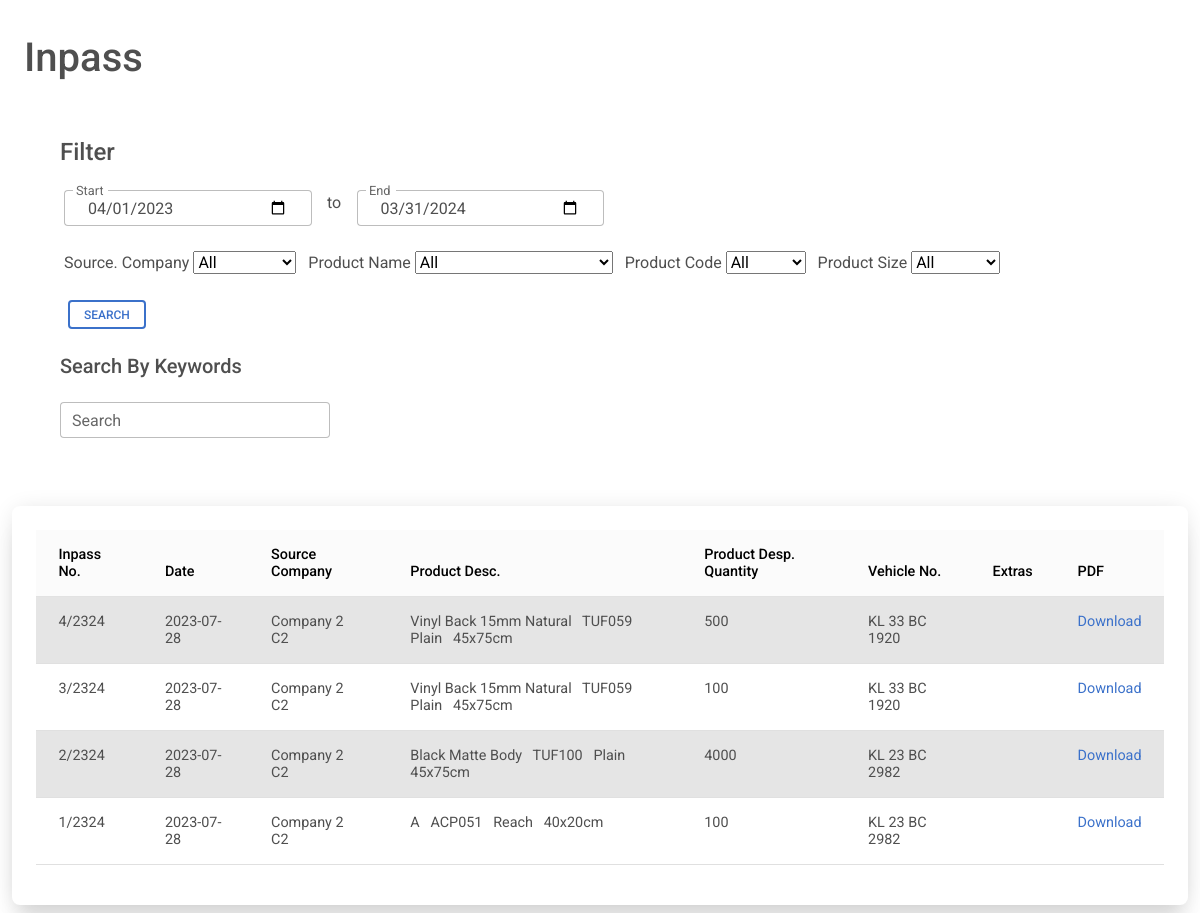
The app's page /inpassshowall.php (signed in) with its own data.
### tables this page shows
CREATE TABLE IF NOT EXISTS `inpass` (
  `no` int NOT NULL,
  `no_year` varchar(15) NOT NULL,
  `date` date NOT NULL,
  `source` varchar(125) NOT NULL,
  `woc` varchar(125) NOT NULL,
  `op` varchar(25) NOT NULL,
  `vehicleno` varchar(50) NOT NULL,
  `extras` varchar(125) NOT NULL,
  `type` varchar(10) NOT NULL DEFAULT 'inpass',
  `timestamp` timestamp NOT NULL DEFAULT CURRENT_TIMESTAMP,
  `user_id` varchar(50) NOT NULL
);

CREATE TABLE IF NOT EXISTS `inpass_products` (
  `inpass_no` int NOT NULL,
  `no_year` varchar(15) NOT NULL,
  `date_of_entry` date NOT NULL,
  `product_name` varchar(50) NOT NULL,
  `product_code` varchar(25) NOT NULL,
  `product_design` varchar(50) NOT NULL,
  `product_size` varchar(25) NOT NULL,
  `product_qty` int NOT NULL,
  `user_id` varchar(50) NOT NULL
);

### checkuserlogin.php (called while the page is built, shortened)
<?php
include 'conn.php';
$user_check = $_SESSION['username'];
$ses_sql = mysqli_query($conn, "select user_id from profile where user_id='$user_check'");
$row = mysqli_fetch_array($ses_sql, MYSQLI_ASSOC);
$loggedin_session = $row['user_id'];
?>

### inpassshowall.php (the view, shortened to what this page needs)
<?php
include 'conn.php';
include 'checkuserlogin.php';
?>
<?php
$start = date('Y') . '-04' . '-01';
$end = (date('Y')+1) . '-03' . '-31' ;
$sql = "select * from inpass,inpass_products where inpass.no = inpass_products.inpass_no AND inpass.user_id = '".(string)$loggedin_session."' AND inpass_products.user_id = '".(string)$loggedin_session."'";
$sql .= "  AND date BETWEEN '$start' AND '$end' ORDER BY timestamp DESC";
$retval = mysqli_query($conn, $sql);
?>
<html>
<link rel="stylesheet" href="https://cdnjs.cloudflare.com/ajax/libs/font-awesome/6.0.0/css/all.min.css" />
<link rel="stylesheet" href="css/mdb.min.css" />
<body>
    <main> <br>
        <h1 class="mt-2 ms-4">Inpass</h1>
        <div class="container-fluid">
            <div class='row justify-content'>
                <div class="col">
                    <form name="filter" class="bg-white rounded-5 shadow-0-strong p-5" method="post">
                        <h4 class='mb-4'>Filter</h4>
                        <div class="row ms-1 justify-content w-50">
                            <div class="form-outline col">
                                <input type="date" class="form-control" value="<?php echo $start;?>" id='start' required
                                    name="start">
                                <label for="start" class="form-label">Start</label>
                            </div>
                            <div class="col col-sm-1">
                                <center>to</center>
                            </div>
                            <div class="form-outline col">
                                <input name="end" class="form-control" value="<?php echo $end;?>" id='end' required type="date">
                                <label for="end" class='form-label'>End</label>
                            </div>
                        </div>
                        <div class="col mt-4 mb-4 ms-1">
                            <label>Source. Company</label>
                            <select name='company'>
                                <option selected>All</option>
                            </select>
                            <label>Product Name</label>
                            <select name='product_name'>
                                <option selected>All</option>
                            </select> &nbsp;
                            <label>Product Code</label>
                            <select name='product_code'>
                                <option selected>All</option>
                            </select> &nbsp;
                            <label>Product Size</label>
                            <select name='product_size'>
                                <option selected>All</option>
                            </select>
                        </div> &nbsp;
                        <input type="submit" class=" btn btn-outline-primary btn-sm" data-mdb-ripple-color="dark"
                            name="filter" value="Search">
                        <br> <br>
                        <h5 class='mb-4'>Search By Keywords</h5>
                        <div class='col justify-content w-25'>
                            <div class="input-group">
                                <div class="form-outline">
                                    <input type="text" id='search' class="form-control" name="search"
                                        placeholder="eg. ABC001">
                                    <label class="form-label" for="search">Search</label>
                                </div>
                            </div>
                        </div>
                    </form>
                </div>
            </div>
            <div class="container-fluid mt-1 mb-2 p-2 bg-white rounded-5 shadow-5-strong p-4">
                <table class="table">
                    <thead class="table-light sticky-top">
                        <th>
                            Inpass No.
                        </th>
                        <th>
                            Date
                        </th>
                        <th>
                            Source Company
                        </th>
                        <th>
                            Product Desc.
                        </th>
                        <th>
                            Product Desp. Quantity
                        </th>
                        <th>
                            Vehicle No.
                        </th>
                        <th>
                            Extras
                        </th>
                        <th>
                            PDF
                        </th>
                    </thead>
                    <tbody id="tablebody">
                        <?php
                        $cur_no = -1;
                        $table_active = '';
                        while ($row = $retval->fetch_assoc()) {
                            if ($cur_no == $row['no']) {
                            } else {
                                if ($table_active == 'table-active') {
                                    $table_active = '';
                                } else {
                                    $table_active = 'table-active';
                                }
                            }
                            $time=strtotime($row['date']);
                            $inpass_short_date = '';
                            if(date('n',$time) > 4) {
                                $temp_date = date('y',$time);
                                $inpass_short_date =  $temp_date . ($temp_date + 1) ;
                            }
                            else {
                                $temp_date = date('y',$time);
                                $inpass_short_date =  ($temp_date-1) . $temp_date ;
                            }
                            if (!empty($row)) {
                                echo "
                    <tr class='$table_active'>
                    <td>
                    {$row['no']}/". $inpass_short_date ."
                    </td>
                    <td>
                    {$row['date']}
                    </td>
                    <td>
                    {$row['source']}
                    &nbsp;
                    {$row['woc']}
                    </td>
                    <td>
                    ".ucwords($row['product_name'])."
                    &nbsp;
                    {$row['product_code']}
                    &nbsp;
                    ".ucwords($row['product_design'])."
                    &nbsp;
                    {$row['product_size']}
                    </td>
                    <td>
                    {$row['product_qty']}
                    </td>
                    <td>
                    {$row['vehicleno']}
                    </td>
                    <td>
                    {$row['extras']}
                    </td>
                    <td>
                    <a href='createpdfpass.php?no={$row['no']}&io=inpass' target='_blank' >Download</a>
                    </td>
                    </tr>
                    ";
                                $cur_no = $row['no'];
                            }
                        }
                        ?>
                    </tbody>
                </table>
            </div>
        </div>
    </main>
</body>
</html>

### records on screen
inpass: no "4", date "2324", date "2023-07-28", source "Company 2", woc "C2", inpass_products.product_name "Vinyl Back 15mm Natural", inpass_products.product_code "TUF059", inpass_products.product_design "Plain", inpass_products.product_size "45x75cm", inpass_products.product_qty "500", vehicleno "KL 33 BC 1920"
inpass: no "3", date "2324", date "2023-07-28", source "Company 2", woc "C2", inpass_products.product_name "Vinyl Back 15mm Natural", inpass_products.product_code "TUF059", inpass_products.product_design "Plain", inpass_products.product_size "45x75cm", inpass_products.product_qty "100", vehicleno "KL 33 BC 1920"
inpass: no "2", date "2324", date "2023-07-28", source "Company 2", woc "C2", inpass_products.product_name "Black Matte Body", inpass_products.product_code "TUF100", inpass_products.product_design "Plain", inpass_products.product_size "45x75cm", inpass_products.product_qty "4000", vehicleno "KL 23 BC 2982"
inpass: no "1", date "2324", date "2023-07-28", source "Company 2", woc "C2", inpass_products.product_name "A", inpass_products.product_code "ACP051", inpass_products.product_design "Reach", inpass_products.product_size "40x20cm", inpass_products.product_qty "100", vehicleno "KL 23 BC 2982"
